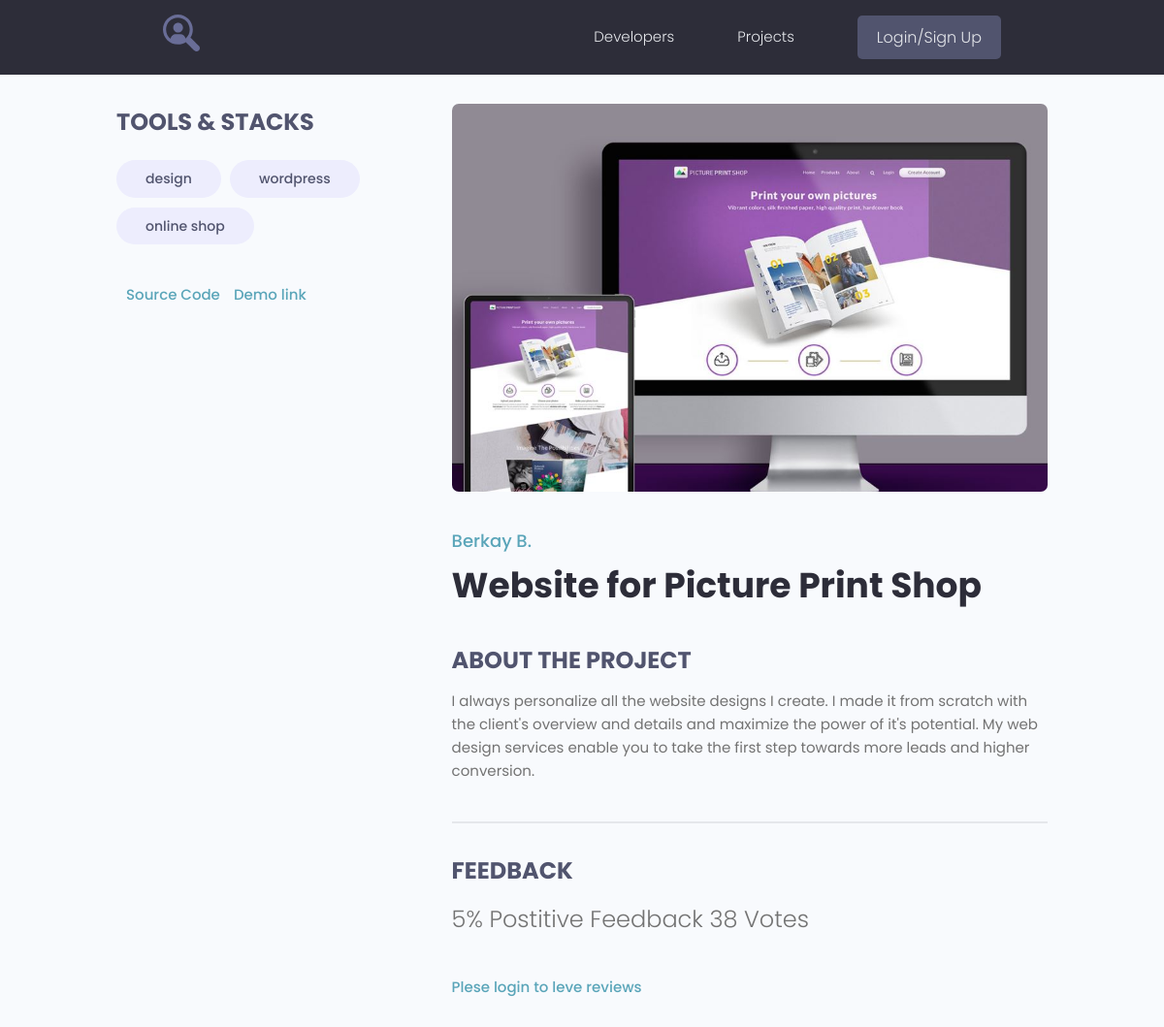
The app's page /projects/project/1/, older data.
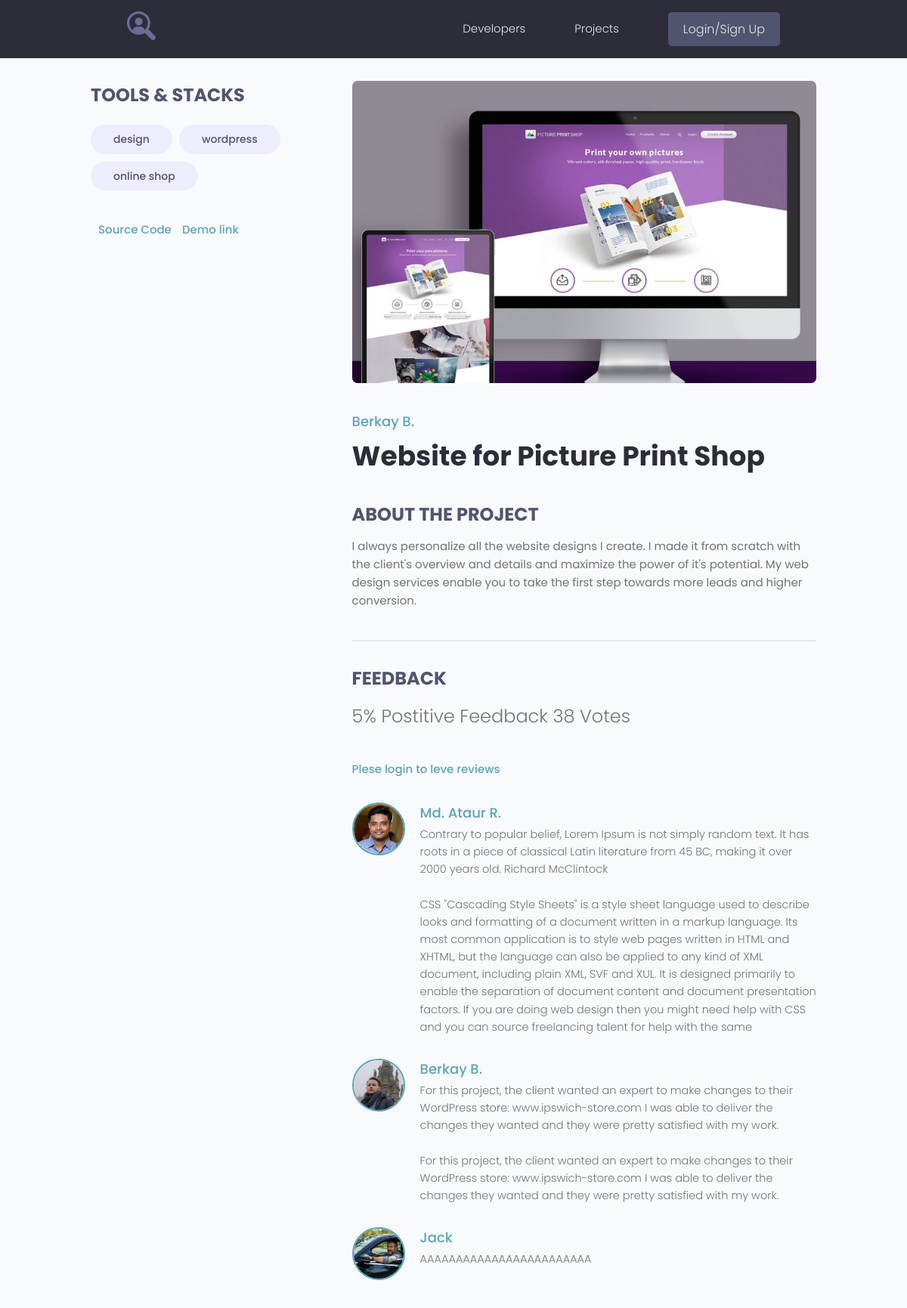
The same page, newer data.
### projects/models.py (models this page shows, shortened)
class Tag(models.Model):
    name = models.CharField(max_length=200)
    created = models.DateTimeField(auto_now_add=True)
    def __str__(self):
        return self.name

class Review(models.Model):
    VOTE_TYPE = (
        ('up', 'Up Vote'),
        ('down', 'Down Vote')
    )
    owner = models.ForeignKey(Profile, on_delete=models.CASCADE, null=True)
    project = models.ForeignKey(Project, on_delete=models.CASCADE)
    body = models.TextField(null=True, blank=True)
    value = models.CharField(max_length=200, choices=VOTE_TYPE)
    created = models.DateTimeField(auto_now_add=True)
    class Meta:
        unique_together = [['owner', 'project']]

### users/models.py (models this page shows, shortened)
class Profile(models.Model):
    user = models.OneToOneField(User, on_delete=models.CASCADE, null=True, blank=True)
    name = models.CharField(max_length=200, null=True, blank=True)
    email = models.EmailField(max_length=500, null=True, blank=True)
    username = models.CharField(max_length=200, null=True, blank=True)
    short_info = models.CharField(max_length=200, null=True, blank=True)
    bio = models.TextField(null=True, blank=True)
    profile_image = models.ImageField(null=True, blank=True, upload_to='profiles/', default='profiles/user-default.png')
    social_github = models.CharField(max_length=200, null=True, blank=True)
    social_youtube = models.CharField(max_length=200, null=True, blank=True)
    social_website = models.CharField(max_length=200, null=True, blank=True)
    created = models.DateTimeField(auto_now_add=True)

### projects/views.py (the view, shortened to what this page needs)
# urls.py: path("project/<str:pk>/", views.project, name="project"),
def project(request, pk):
    project_obj = Project.objects.get(id=pk)
    form = ReviewForm()
    return render(request, 'projects/single-project.html', {'project': project_obj, 'form': form})

### projects/models.py (called while the page is built)
    def reviewers(self):
        queryset = self.review_set.all().values_list('owner__id', flat=True)
        return queryset

### projects/templates/projects/single-project.html (shortened to what this page needs)
{% extends 'projects/base.html' %}
{% block content %}
  <main class="singleProject my-md">
    <div class="container">
      <div class="layout">
        <div class="column column--1of3">
          <h3 class="singleProject__subtitle">Tools & Stacks</h3>
          <div class="singleProject__toolStack">
            {% for tag in project.tags.all %}
            <span class="tag tag--pill tag--sub tag--lg">
              <small>{{ tag }}</small>
            </span>
            {% endfor %}
          </div>
            {% if project.source_link %}
          <a class="singleProject__liveLink" href="{{ project.source_link }}" target="_blank">Source Code
          </a>
          {% endif %}
          {% if project.demo_link %}
          <a class="singleProject__liveLink" href="{{ project.demo_link }}" target="_blank">Demo link
       </a>
          {% endif %}
        </div>
        <div class="column column--2of3">
          <img class="singleProject__preview" src="{{ project.featured_image.url }}" alt="portfolio thumbnail" />
          <a href="{% url 'user_profile' project.owner.id %}" class="singleProject__developer">{{ project.owner.name }}</a>
          <h2 class="singleProject__title">{{ project.title }}</h2>
          <h3 class="singleProject__subtitle">About the Project</h3>
          <div class="singleProject__info">{{ project.description }}</div>
          <div class="comments">
            <h3 class="singleProject__subtitle">Feedback</h3>
            <h5 class="project--rating">
              {{ project.vote_ratio }}% Postitive Feedback {{ project.vote_total }} Vote{{ project.vote_total|pluralize:'s' }}
            </h5>
            {% if request.user.profile.id in project.reviewers %}
            <p>You have alredy submited review for this project</p>
            {% elif request.user.profile == project.owner %}
            <p>Your rewiev your work</p>
            {% else %}
            <a href="{% url 'login' %}">Plese login to leve reviews</a>
            {% endif %}
            <div class="commentList">
              {% for review in project.review_set.all %}
              {% if review.body %}
              <div class="comment">
                <a href="{% url 'user_profile' review.owner.id %}">
                  <img class="avatar avatar--md"
                    src="{{ review.owner.profile_image.url }}" alt="user" />
                </a>
                <div class="comment__details">
                  <a href="{% url 'user_profile' review.owner.id %}" class="comment__author">{{ review.owner.name }}</a>
                  <p class="comment__info">
                  {{ review.body|linebreaksbr }}
                  </p>
                </div>
              </div>
              {% endif %}
              {% endfor %}
            </div>
          </div>
        </div>
      </div>
    </div>
  </main>
{% endblock %}

Row changes from the older to the newer data that the page shows:
added Review: owner.profile_image (picture), owner.name "Md. Ataur R.", body "Contrary to popular belief, Lorem Ipsum is not simply random text. It has roots in a piece of classical Latin literature from 45 BC, making it over 2000 years old. Richard McClintock CSS \"Cascading Style Sheets\" is a style sheet language used to describe looks and formatting of a document written in a markup language. Its most common application is to style web pages written in HTML and XHTML, but the language can also be applied to any kind of XML document, including plain XML, SVF and XUL. It is designed primarily to enable the separation of document content and document presentation factors. If you are doing web design then you might need help with CSS and you can source freelancing…"
added Review: owner.profile_image (picture), owner.name "Berkay B.", body "For this project, the client wanted an expert to make changes to their WordPress store: www.ipswich-store.com I was able to deliver the changes they wanted and they were pretty satisfied with my work. For this project, the client wanted an expert to make changes to their WordPress store: www.ipswich-store.com I was able to deliver the changes they wanted and they were pretty satisfied with my work."
added Review: owner.profile_image (picture), owner.name "Jack", body "AAAAAAAAAAAAAAAAAAAAAAAA"
